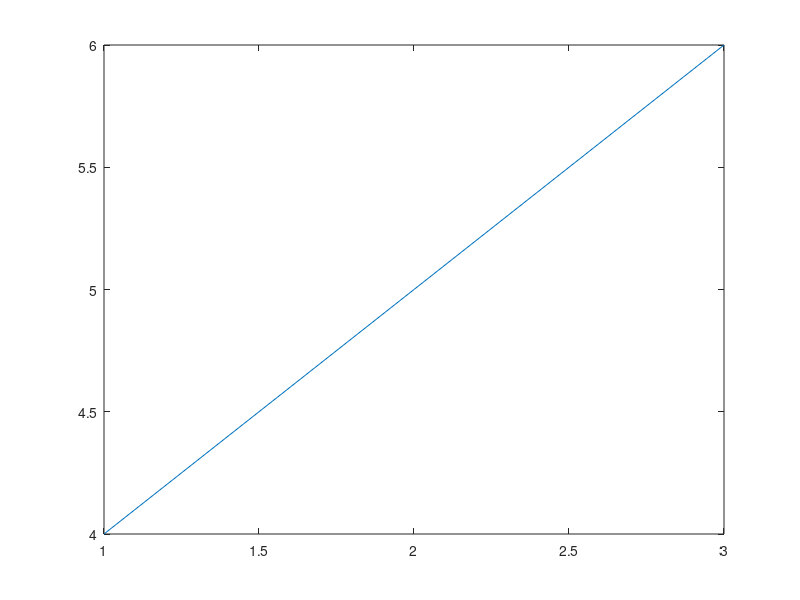
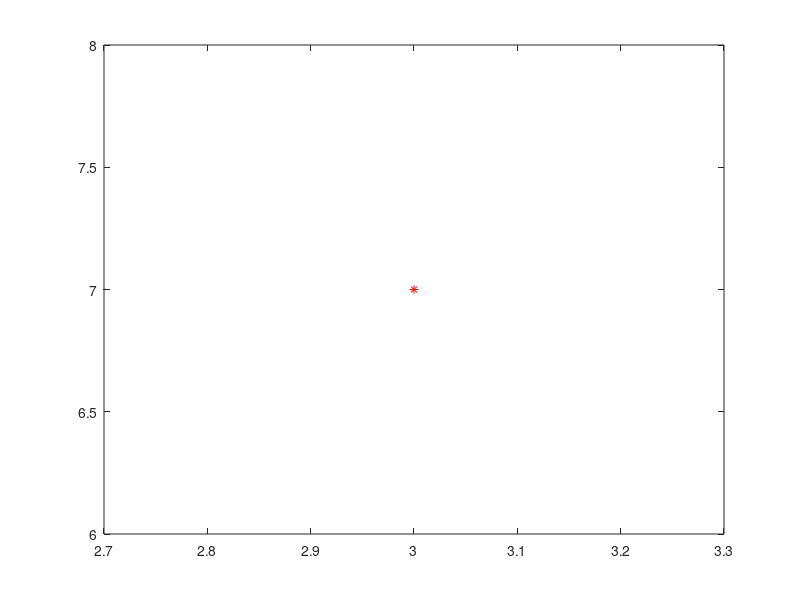

These charts were generated, in order, by the following MATLAB code:
subplot_w = figure('Name','West');


plot([1:3],[4:6]);

subplot_e = figure;

plot([1:3],[4:6]);
%figure(subplot_w)
plot(3,7,'r*');